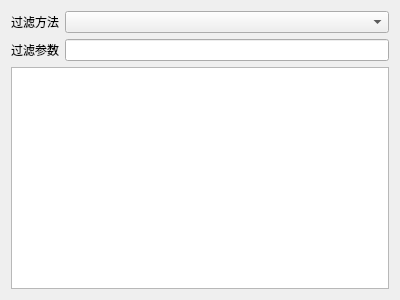
<?xml version="1.0" encoding="UTF-8"?>
<ui version="4.0">
 <class>MessageFilterDlg</class>
 <widget class="QDialog" name="MessageFilterDlg">
  <property name="geometry">
   <rect>
    <x>0</x>
    <y>0</y>
    <width>400</width>
    <height>300</height>
   </rect>
  </property>
  <property name="windowTitle">
   <string>Dialog</string>
  </property>
  <layout class="QGridLayout" name="gridLayout">
   <item row="0" column="0">
    <layout class="QHBoxLayout" name="horizontalLayout">
     <item>
      <widget class="QLabel" name="label">
       <property name="text">
        <string>过滤方法</string>
       </property>
      </widget>
     </item>
     <item>
      <widget class="QComboBox" name="comboBox">
       <property name="sizePolicy">
        <sizepolicy hsizetype="Expanding" vsizetype="Fixed">
         <horstretch>0</horstretch>
         <verstretch>0</verstretch>
        </sizepolicy>
       </property>
      </widget>
     </item>
    </layout>
   </item>
   <item row="1" column="0">
    <layout class="QHBoxLayout" name="horizontalLayout_2">
     <item>
      <widget class="QLabel" name="label_2">
       <property name="text">
        <string>过滤参数</string>
       </property>
      </widget>
     </item>
     <item>
      <widget class="QLineEdit" name="lineEdit"/>
     </item>
    </layout>
   </item>
   <item row="2" column="0">
    <widget class="QTextBrowser" name="textBrowser"/>
   </item>
  </layout>
 </widget>
 <resources/>
 <connections/>
</ui>
